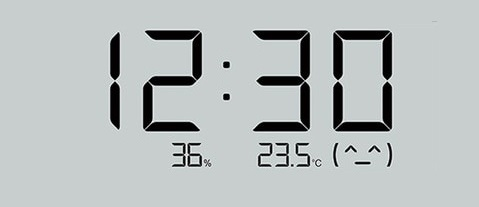
#> input picture zegarek.jpg, 479 x 207 px
$ python main.py
#> lines starting #> are read from the running program, lines starting #| are printed output that depends on the picture; after the words box and inside, x2 and y2 are one past the last pixel; in counts of white or black regions, pixels touching at a corner belong together
from imutils import contours
import imutils
import cv2
import numpy as np
from matplotlib import pyplot as plt

wrap= cv2.imread("zegarek.jpg")
#> wrap is the input picture: shape (207, 479, 3); mean B, G, R 189.7, 189.7, 184.1
# [6 lines of commented-out code are left out]

contrast = cv2.convertScaleAbs(wrap, alpha=1, beta=90)
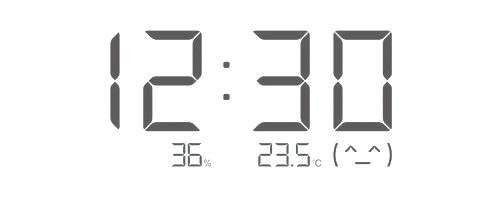
#> contrast: shape (207, 479, 3); mean B, G, R 242, 242, 241.9
cv2.imshow('kontrast', contrast)

szary = cv2.cvtColor(contrast, cv2.COLOR_RGB2GRAY)
cv2.imshow('szary', szary)

#plt.hist(szary.ravel(),256,[0,256]); plt.show()

retval, binarszary = cv2.threshold(szary, 250, 255, cv2.THRESH_BINARY_INV)
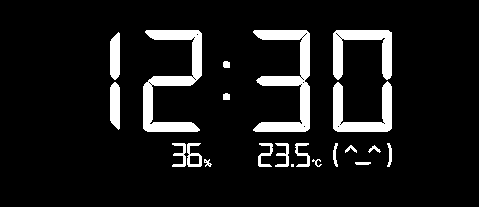
#> binarszary: shape (207, 479); 9.3% white; 21 white regions (1 under 20 px), largest, box (x1, y1, x2, y2) and area: (143, 30, 202, 132) 2244, (253, 30, 310, 132) 2243, (333, 81, 392, 132) 1326
cv2.imshow('binarszary', binarszary)

# [8 lines of commented-out code are left out]

dilation = cv2.dilate(binarszary, kernel=np.ones((5,5), np.uint8) , iterations = 1,)
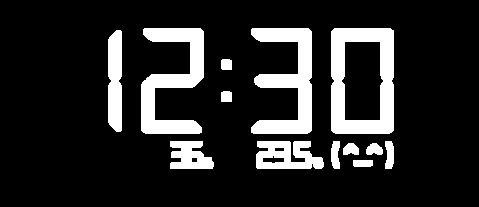
#> dilation: shape (207, 479); 15.3% white; 13 white regions, largest, box (x1, y1, x2, y2) and area: (331, 28, 394, 134) 3873, (141, 28, 204, 134) 3304, (251, 28, 312, 134) 3302
cv2.imshow('dylatacja', dilation)

closing = cv2.morphologyEx(dilation, cv2.MORPH_CLOSE, kernel=np.ones((5,5), np.uint8))
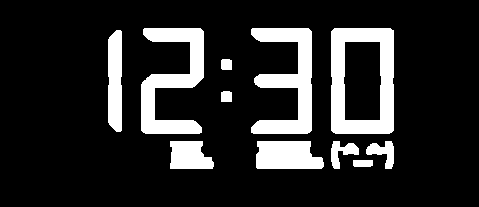
#> closing: shape (207, 479); 15.8% white; 11 white regions, largest, box (x1, y1, x2, y2) and area: (331, 28, 394, 134) 3893, (251, 28, 312, 134) 3307, (141, 28, 204, 134) 3304
cv2.imshow('closing', closing)

retval, otsu = cv2.threshold(closing, 49, 255, cv2.THRESH_OTSU)
#> retval = 0
cv2.imshow('otsu', otsu)

# [8 lines of commented-out code are left out]

cv2.waitKey()
